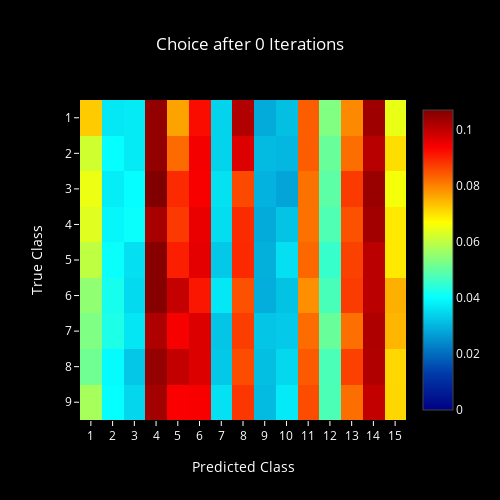
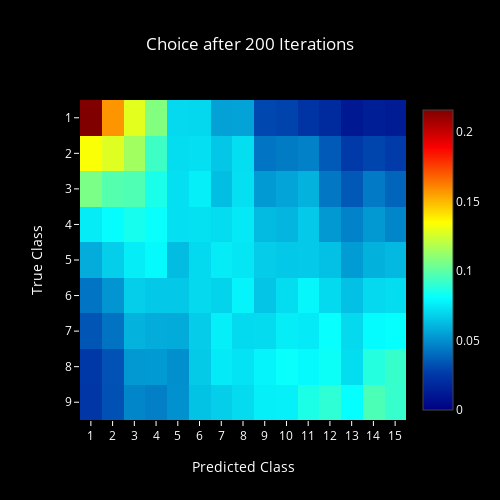
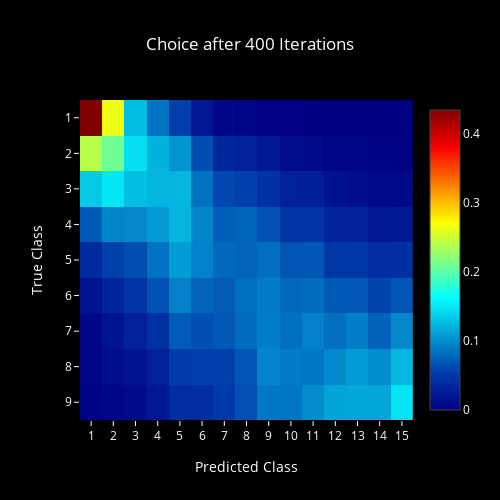
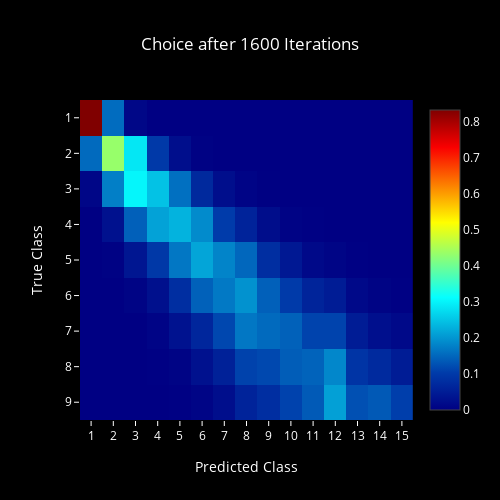

The cell these charts' notebook holds for them, in order:
### Code cell
for i, it in enumerate(iter_list):
    #plot_confidence(i, it)
    
    plot_choice(i, it)

### Figure 1 — Plotly figure (JSON) as saved in the notebook; plotly's stock layout.template omitted (floating-point values rounded to 4 significant figures; data arrays with more than 128 entries replaced by an {"elided": "..."} marker saying what was removed)
{"data": [{"colorscale": "Jet", "type": "heatmap", "z": {"elided": "16x16 float values"}}], "layout": {"font": {"color": "#FFF"}, "height": 500, "paper_bgcolor": "#000", "plot_bgcolor": "#000", "title": "Choice after 0 Iterations", "titlefont": {"color": "#FFF"}, "width": 500, "xaxis": {"dtick": 1, "range": [0.5, 15.5], "tickcolor": "#FFF", "title": "Predicted Class"}, "yaxis": {"dtick": 1, "range": [9.5, 0.5], "tickcolor": "#FFF", "title": "True Class"}}}

### Figure 2 — Plotly figure (JSON) as saved in the notebook; plotly's stock layout.template omitted (floating-point values rounded to 4 significant figures; data arrays with more than 128 entries replaced by an {"elided": "..."} marker saying what was removed)
{"data": [{"colorscale": "Jet", "type": "heatmap", "z": {"elided": "16x16 float values"}}], "layout": {"font": {"color": "#FFF"}, "height": 500, "paper_bgcolor": "#000", "plot_bgcolor": "#000", "title": "Choice after 200 Iterations", "titlefont": {"color": "#FFF"}, "width": 500, "xaxis": {"dtick": 1, "range": [0.5, 15.5], "tickcolor": "#FFF", "title": "Predicted Class"}, "yaxis": {"dtick": 1, "range": [9.5, 0.5], "tickcolor": "#FFF", "title": "True Class"}}}

### Figure 3 — Plotly figure (JSON) as saved in the notebook; plotly's stock layout.template omitted (floating-point values rounded to 4 significant figures; data arrays with more than 128 entries replaced by an {"elided": "..."} marker saying what was removed)
{"data": [{"colorscale": "Jet", "type": "heatmap", "z": {"elided": "16x16 float values"}}], "layout": {"font": {"color": "#FFF"}, "height": 500, "paper_bgcolor": "#000", "plot_bgcolor": "#000", "title": "Choice after 400 Iterations", "titlefont": {"color": "#FFF"}, "width": 500, "xaxis": {"dtick": 1, "range": [0.5, 15.5], "tickcolor": "#FFF", "title": "Predicted Class"}, "yaxis": {"dtick": 1, "range": [9.5, 0.5], "tickcolor": "#FFF", "title": "True Class"}}}

### Figure 4 — Plotly figure (JSON) as saved in the notebook; plotly's stock layout.template omitted (floating-point values rounded to 4 significant figures; data arrays with more than 128 entries replaced by an {"elided": "..."} marker saying what was removed)
{"data": [{"colorscale": "Jet", "type": "heatmap", "z": {"elided": "16x16 float values"}}], "layout": {"font": {"color": "#FFF"}, "height": 500, "paper_bgcolor": "#000", "plot_bgcolor": "#000", "title": "Choice after 1600 Iterations", "titlefont": {"color": "#FFF"}, "width": 500, "xaxis": {"dtick": 1, "range": [0.5, 15.5], "tickcolor": "#FFF", "title": "Predicted Class"}, "yaxis": {"dtick": 1, "range": [9.5, 0.5], "tickcolor": "#FFF", "title": "True Class"}}}
